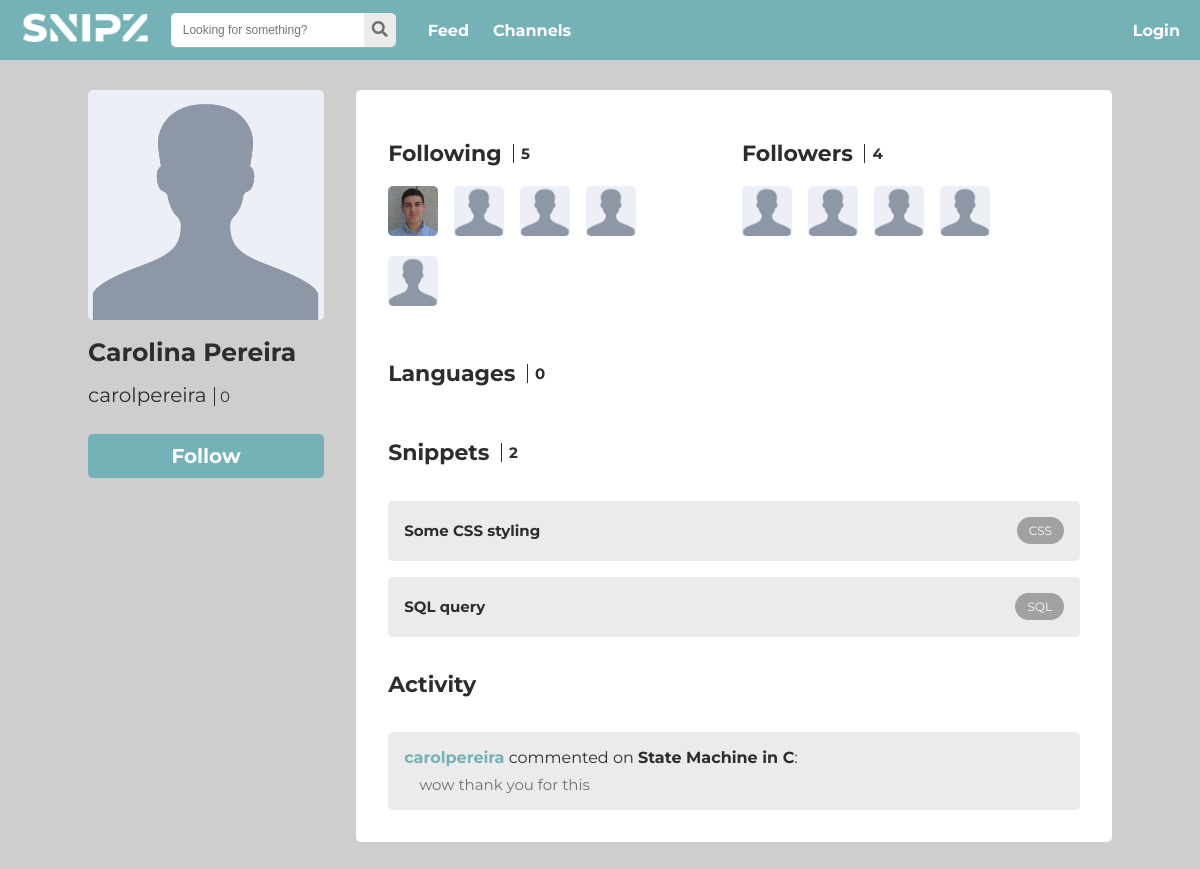
Screenshot of /pages/profile.php?id=7 with the database file from the repository.
### tables this page shows
CREATE TABLE User (
    id       INTEGER PRIMARY KEY,
    username TEXT    UNIQUE
                     NOT NULL,
    email    TEXT    UNIQUE
                     NOT NULL,
    name     TEXT,
    password TEXT    NOT NULL,
    points   INTEGER DEFAULT (0) 
                     NOT NULL
);

CREATE TABLE Snippet (id INTEGER PRIMARY KEY, date DATE NOT NULL, title TEXT NOT NULL, description TEXT, points INTEGER DEFAULT (0) NOT NULL, author INTEGER REFERENCES User (id) NOT NULL, language INTEGER REFERENCES Language NOT NULL, code TEXT NOT NULL, FOREIGN KEY (author) REFERENCES User (id) ON DELETE CASCADE);

CREATE TABLE Language (
    code TEXT NOT NULL
              PRIMARY KEY,
    name TEXT UNIQUE
              NOT NULL
);

CREATE TABLE Comment (id INTEGER PRIMARY KEY, user INTEGER REFERENCES User (id) NOT NULL, snippet INTEGER REFERENCES Snippet (id) NOT NULL, parent INTEGER REFERENCES Comment (id), text TEXT NOT NULL, date DATE NOT NULL, points INTEGER NOT NULL DEFAULT (0), FOREIGN KEY (user) REFERENCES User (id) ON DELETE CASCADE, FOREIGN KEY (snippet) REFERENCES Snippet (id) ON DELETE CASCADE, FOREIGN KEY (parent) REFERENCES Comment (id) ON DELETE CASCADE);

### pages/profile.php (called while the page is built, shortened)
<?php
global $id;
if (empty($_GET['id']) && empty($_SESSION['user'])) {
	die(header('Location: ../pages/login.php'));
} else if (empty($_GET['id'])) {
	$id = $_SESSION['user'];
} else {
	$id = $_GET['id'];
}
include_once('../database/db_user.php');
$user = getUser($id);
include_once('../templates/common.php');
include_once('../templates/profile.php');
$snippets = getUserSnippets($id);
$following = getFollowing($id);
$followers = getFollowers($id);
$languages = getUserLanguages($id);
$comments = getUserComments($id);
$settings = $id === $_SESSION['user'];
draw_profile($user, $snippets, $following, $followers, $languages, $settings, $comments);
?>

### database/db_user.php (called while the page is built, shortened)
<?php
	function getUser($id) {
		$db = Database::instance()->getConnection();
		$stmt = $db->prepare('SELECT User.*
		FROM User
		WHERE User.id = ?');
		$stmt->execute(array($id));
		return $stmt->fetch();
	}
	function getUserSnippets($id) {
		$db = Database::instance()->getConnection();
		$stmt = $db->prepare('SELECT Snippet.*, Language.name as languageName
		FROM Snippet, Language
		WHERE Snippet.author = ? AND Snippet.language = Language.code');
		$stmt->execute(array($id));
		return $stmt->fetchAll();
	}
	function getFollowing($id) {
		$db = Database::instance()->getConnection();
		$stmt = $db->prepare('SELECT u2.id, u2.name, u2.username
		FROM FollowUser, User as u2
		WHERE FollowUser.user1 = ? AND FollowUser.user2 = u2.id');
		$stmt->execute(array($id));
		return $stmt->fetchAll();
	}
	function getFollowers($id) {
		$db = Database::instance()->getConnection();
		$stmt = $db->prepare('SELECT u1.id, u1.name, u1.username
		FROM FollowUser, User as u1
		WHERE FollowUser.user2 = ? AND FollowUser.user1 = u1.id');
		$stmt->execute(array($id));
		return $stmt->fetchAll();
	}
	function getUserComments($id) {
		$db = Database::instance()->getConnection();
		$stmt = $db->prepare('SELECT Comment.*, Snippet.id, Snippet.title
		FROM Comment, Snippet
		WHERE Comment.user = ? AND Comment.snippet = Snippet.id
		ORDER BY date DESC');
		$stmt->execute(array($id));
		return $stmt->fetchAll();
	}
?>

### templates/utils.php (called while the page is built, shortened)
<?php
	function getPicture($user) {
		$photo = "../assets/users/$user.jpg";
		$default = "../assets/public/profile-placeholder.png";
		if (file_exists($photo)) {
			return $photo;
		} else {
			return $default;
		}
	}
?>

### templates/profile.php (the view, shortened to what this page needs)
<?php
include_once('utils.php');
function draw_profile($user, $snippets, $following, $followers, $languages, $settings, $comments){
	$pic = getPicture($user['id']);
	?>
	<div data-id="<?=$user['id']?>" class="full-card center flex-row-container profile-wrapper">
		<div class="user-info flex-col-container">
			<img id="profile-pic" src="<?=$pic?>" />
			<div class="user-details flex-col-container">
				<h1><?=$user['name']?></h1>
				<h2><?=$user['username']?><span><?=$user['points']?></span></h2>
			</div>
				<?=$settings?
				'<a class="profile-button settings" href="settings.php">Settings</a>' :
				'<span class="profile-button follow">Follow</span>'?>
		</div>
		<div class="profile-content-wrapper flex-col-container">
			<section class="profile-top flex-row-container">
				<div class="user-following flex-col-container">
					<header class=" flex-row-container flex-vert-center">
						<h1>Following</h1>
						<h2><?=count($following)?></h2>
					</header>
					<div class="user-following-wrapper grid4x2">
						<?php foreach (array_slice($following, 0, 8) as $f) { ?>
						<a href="profile.php?id=<?=$f['id']?>">
							<img class="mini-user-pic" src="<?=getPicture($f['id'])?>" />
						</a>
						<?php } ?>
					</div>
				</div>
				<div class="user-followers flex-col-container">
					<header class="flex-row-container flex-vert-center">
						<h1>Followers</h1>
						<h2><?=count($followers)?></h2>
						</header>
					<div class="user-followers-wrapper grid4x2">
						<?php foreach (array_slice($followers, 0, 8) as $f) { ?>
							<a href="profile.php?id=<?=$f['id']?>">
							<img class="mini-user-pic" src="<?=getPicture($f['id'])?>" />
						</a>
						<?php } ?>
					</div>
				</div>
			</section>
			<section class="user-languages">
				<header class="flex-row-container flex-vert-center">
					<h1>Languages</h1>
					<h2><?=count($languages)?></h2>
				</header>
			</section>
			<section class="user-snippets">
				<header class="flex-row-container flex-vert-center">
					<h1>Snippets</h1>
					<h2><?=count($snippets)?></h2>
				</header>
				<div class="user-snippets-preview">
					<?php foreach ($snippets as $snippet) { ?>
						<div class="snippet-preview flex-row-container flex-space-between flex-vert-center">
							<div class="snippet-preview-content flex-row-container flex-space-between flex-vert-center">
								<a class="card-title" href="../pages/snippet.php?id=<?=$snippet['id']?>"><?=$snippet['title']?></a>
								<a href="../pages/channels.php?code=<?=$snippet['language']?>">
									<div class="language-wrapper">
										<?=$snippet['languageName']?>
									</div>
								</a>
							</div>
						</div>
					<?php } ?>
				</div>
			</section>
			<section class="user-activity">
				<header class=" flex-row-container  flex-vert-center">
					<h1>Activity</h1>
				</header>
				<div class="user-comments">
						<?php
						if (count($comments) == 0) { ?>
							<span class="no-activity">No activity</span>
						<?php } else {
							foreach($comments as $comment) { ?>
								<div class="user-comment flex-col-container">
									<span class="user">
										<span class="comment-username"><?=$user['username']?></span>
										commented on
										<a href="../pages/snippet.php?id=<?=$comment['snippet']?>"><?=htmlspecialchars($comment['title'])?></a>:
									</span>
									<span class="user-comment-text">
										<?=htmlspecialchars($comment['text'])?>
									</span>
								</div>
						<?php }
						} ?>
				</div>
			</section>
		</div>
	</div>
<?php } ?>

### css/style.css (style rules this page uses)
:root { --transparentgrey : rgba(112, 112, 112, 0.6); --lightgrey : #cecece; --darkgrey : #2d2d2d; --grey : #707070; --blue : #74B2B7; --orange : #ffac68; --red: #d86e6e; }
body { font-family: 'Montserrat', sans-serif; margin: 0; padding: 0; background-color: var(--lightgrey); color: var(--darkgrey); }
* { box-sizing: border-box; outline: none; }
a { text-decoration: none; color: inherit; cursor: pointer; }
.center { margin: 0px auto; }
.flex-col-container { display: flex; flex-direction: column; }
.flex-row-container { display: flex; flex-direction: row; }
.flex-space-between { justify-content: space-between; }
.flex-vert-center { align-items: center; }
.full-card { margin-bottom: 3em; min-width: 768px; max-width: 1024px; margin-top: 30px; overflow: hidden; }
.language-wrapper { font-size: 12px; color: white; background-color: var(--transparentgrey); padding: 0.5em 1em; border-radius: 34px; justify-self: end; margin-left: 0.5em; }
.card-title { color: var(--darkgrey); justify-self: center; font-size: 20px; margin: 0; }
#profile-pic { border-radius: 5px; height: 230px; }
.snippet-preview-content { background-color: #EBEBEB; padding: 1em; height: 100%; width: 100%; border-radius: 5px; }
.snippet-preview-content .card-title { font-size: 15px; font-weight: bold; }
.snippet-preview-content .language-wrapper { font-size: 12px; }
.user-info h1 { font-size: 25px; margin-bottom: 0; }
.user-info h2 { font-size: 20px; font-weight: normal; color: var(--darkgrey); }
.user-details span { font-size: 15px; color: var(--darkgrey); border-left: 1px solid var(--darkgrey); padding-left: 5px; margin-left: 0.5em; }
.profile-button { background: var(--blue); color: white; font-size: 20px; font-weight: bold; padding: 0.5em; margin-top: 0.5em; border-radius: 5px; text-align: center; width: 100%; cursor: pointer; }
.profile-button.follow { background: var(--blue); color: white; }
.profile-content-wrapper { margin-left: 2em; width: 100%; background-color: white; padding: 1em 2em 2em 2em; border-radius: 5px; }
.profile-content-wrapper section header { margin-top: 1em; }
.profile-content-wrapper section header > h2 { border-left: 1px solid var(--darkgrey); padding: 0 0.5em; font-size: 15px; color: var(--darkgrey); }
.profile-content-wrapper section header > h1 { padding-right: 0.5em; font-size: 22px; }
.user-followers { margin-left: 1em; }
.mini-user-pic { width: 50px; height: 50px; border-radius: 5px; margin-right: 1em; margin-bottom: 1em; }
.grid4x2 { display: grid; grid-template-columns: 1fr 1fr 1fr 1fr; width: 75%; }
.user-following, .user-followers { flex-grow: 1; flex-shrink: 0; }
h1 { color: var(--darkgrey); }
.snippet-preview { height: 60px; border-radius: 5px; margin-top: 1em; background-color: #EBEBEB; }
.user-comment { border-radius: 5px; margin-top: 1em; padding: 1em; background-color: #EBEBEB; color: var(--darkgrey); width: 100%; }
.user-comment-text { margin-left: 1em; text-align: justify; margin-top: 0.5em; font-size: 15px; color: var(--grey); word-wrap: break-word; word-break: break-all; overflow: hidden; display: inline-block; }
.comment-username { color: var(--blue); font-weight: bold; }
.user { word-wrap: break-word; overflow-wrap: break-word; }
.user > a { font-weight: bold; }
.user-following, .user-followers h1 { cursor: pointer; }

### rows the page displays
user: name "Carolina Pereira", username "carolpereira", points "0"
user: shows a picture
snippet: title "Some CSS styling", language.name "CSS"
snippet: title "SQL query", language.name "SQL"
comment: user.username "carolpereira", title "State Machine in C", text "wow thank you for this"

### other values shown
count($following) "5"
count($followers) "4"
count($languages) "0"
count($snippets) "2"
